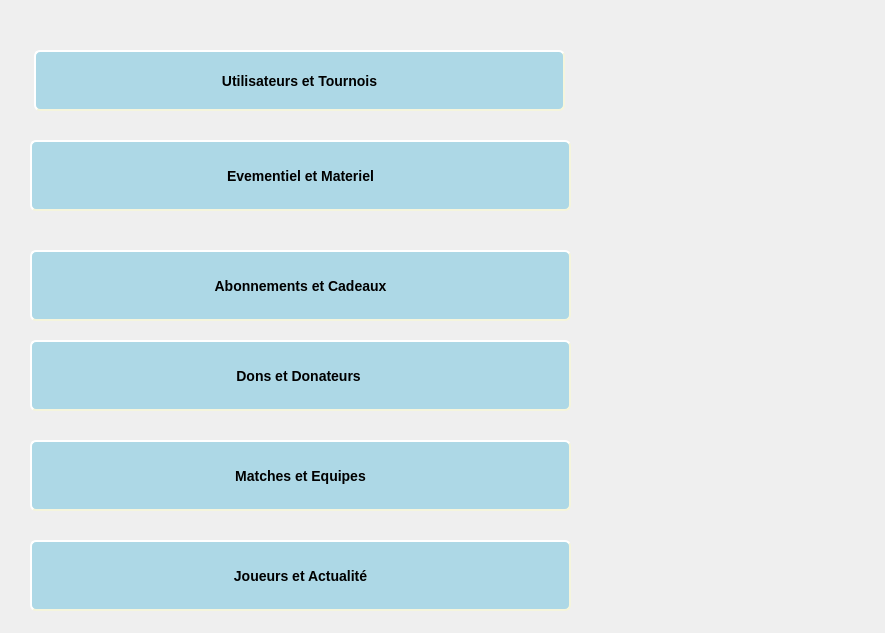
<?xml version="1.0" encoding="UTF-8"?>
<ui version="4.0">
 <class>menu</class>
 <widget class="QDialog" name="menu">
  <property name="geometry">
   <rect>
    <x>0</x>
    <y>0</y>
    <width>885</width>
    <height>633</height>
   </rect>
  </property>
  <property name="windowTitle">
   <string>Menu</string>
  </property>
  <widget class="QPushButton" name="pushButton_5">
   <property name="geometry">
    <rect>
     <x>30</x>
     <y>440</y>
     <width>541</width>
     <height>71</height>
    </rect>
   </property>
   <property name="styleSheet">
    <string notr="true">QPushButton#pushButton_5
 {
    background-color: lightblue;
    border-style: outset;
    border-width: 2px;
    border-radius: 6px;
    border-color: beige;
    font: bold 14px;
    min-width: 4em;
    padding: 6px;
}</string>
   </property>
   <property name="text">
    <string>Matches et Equipes</string>
   </property>
  </widget>
  <widget class="QLabel" name="topLevelLabel">
   <property name="geometry">
    <rect>
     <x>580</x>
     <y>340</y>
     <width>301</width>
     <height>281</height>
    </rect>
   </property>
   <property name="acceptDrops">
    <bool>true</bool>
   </property>
   <property name="frameShape">
    <enum>QFrame::NoFrame</enum>
   </property>
   <property name="frameShadow">
    <enum>QFrame::Plain</enum>
   </property>
   <property name="text">
    <string notr="true"/>
   </property>
   <property name="pixmap">
    <pixmap>../../logo.png</pixmap>
   </property>
   <property name="scaledContents">
    <bool>true</bool>
   </property>
   <property name="wordWrap">
    <bool>false</bool>
   </property>
  </widget>
  <widget class="QPushButton" name="pushButton">
   <property name="geometry">
    <rect>
     <x>30</x>
     <y>140</y>
     <width>541</width>
     <height>71</height>
    </rect>
   </property>
   <property name="styleSheet">
    <string notr="true">QPushButton#pushButton {
    background-color: lightblue;
    border-style: outset;
    border-width: 2px;
    border-radius: 6px;
    border-color: beige;
    font: bold 14px;
    min-width: 4em;
    padding: 6px;
}</string>
   </property>
   <property name="text">
    <string>Evementiel et Materiel</string>
   </property>
  </widget>
  <widget class="QPushButton" name="pushButton_4">
   <property name="geometry">
    <rect>
     <x>30</x>
     <y>540</y>
     <width>541</width>
     <height>71</height>
    </rect>
   </property>
   <property name="styleSheet">
    <string notr="true">QPushButton#pushButton_4

 {
    background-color: lightblue;
    border-style: outset;
    border-width: 2px;
    border-radius: 6px;
    border-color: beige;
    font: bold 14px;
    min-width: 4em;
    padding: 6px;
}</string>
   </property>
   <property name="text">
    <string>Joueurs et Actualité</string>
   </property>
  </widget>
  <widget class="QPushButton" name="pushButton_3">
   <property name="geometry">
    <rect>
     <x>30</x>
     <y>340</y>
     <width>541</width>
     <height>71</height>
    </rect>
   </property>
   <property name="styleSheet">
    <string notr="true">QPushButton#pushButton_3
 {
    background-color: lightblue;
    border-style: outset;
    border-width: 2px;
    border-radius: 6px;
    border-color: beige;
    font: bold 14px;
    min-width: 4em;
    padding: 6px;
}</string>
   </property>
   <property name="text">
    <string>Dons et Donateurs </string>
   </property>
  </widget>
  <widget class="QPushButton" name="pushButton_6">
   <property name="geometry">
    <rect>
     <x>30</x>
     <y>250</y>
     <width>541</width>
     <height>71</height>
    </rect>
   </property>
   <property name="styleSheet">
    <string notr="true">QPushButton#pushButton_6

 {
    background-color: lightblue;
    border-style: outset;
    border-width: 2px;
    border-radius: 6px;
    border-color: beige;
    font: bold 14px;
    min-width: 4em;
    padding: 6px;
}</string>
   </property>
   <property name="text">
    <string>Abonnements et Cadeaux</string>
   </property>
  </widget>
  <widget class="QPushButton" name="Utilisateurs_Tournois">
   <property name="geometry">
    <rect>
     <x>34</x>
     <y>50</y>
     <width>531</width>
     <height>61</height>
    </rect>
   </property>
   <property name="palette">
    <palette>
     <active>
      <colorrole role="Button">
       <brush brushstyle="SolidPattern">
        <color alpha="255">
         <red>173</red>
         <green>216</green>
         <blue>230</blue>
        </color>
       </brush>
      </colorrole>
      <colorrole role="Base">
       <brush brushstyle="SolidPattern">
        <color alpha="255">
         <red>173</red>
         <green>216</green>
         <blue>230</blue>
        </color>
       </brush>
      </colorrole>
      <colorrole role="Window">
       <brush brushstyle="SolidPattern">
        <color alpha="255">
         <red>173</red>
         <green>216</green>
         <blue>230</blue>
        </color>
       </brush>
      </colorrole>
     </active>
     <inactive>
      <colorrole role="Button">
       <brush brushstyle="SolidPattern">
        <color alpha="255">
         <red>173</red>
         <green>216</green>
         <blue>230</blue>
        </color>
       </brush>
      </colorrole>
      <colorrole role="Base">
       <brush brushstyle="SolidPattern">
        <color alpha="255">
         <red>173</red>
         <green>216</green>
         <blue>230</blue>
        </color>
       </brush>
      </colorrole>
      <colorrole role="Window">
       <brush brushstyle="SolidPattern">
        <color alpha="255">
         <red>173</red>
         <green>216</green>
         <blue>230</blue>
        </color>
       </brush>
      </colorrole>
     </inactive>
     <disabled>
      <colorrole role="Button">
       <brush brushstyle="SolidPattern">
        <color alpha="255">
         <red>173</red>
         <green>216</green>
         <blue>230</blue>
        </color>
       </brush>
      </colorrole>
      <colorrole role="Base">
       <brush brushstyle="SolidPattern">
        <color alpha="255">
         <red>173</red>
         <green>216</green>
         <blue>230</blue>
        </color>
       </brush>
      </colorrole>
      <colorrole role="Window">
       <brush brushstyle="SolidPattern">
        <color alpha="255">
         <red>173</red>
         <green>216</green>
         <blue>230</blue>
        </color>
       </brush>
      </colorrole>
     </disabled>
    </palette>
   </property>
   <property name="styleSheet">
    <string notr="true">#Utilisateurs_Tournois
 {
 background-color: lightblue;
    border-style: outset;
    border-width: 2px;
    border-radius: 6px;
    border-color: beige;
    font: bold 14px;
    min-width: 4em;
    padding: 6px;
}</string>
   </property>
   <property name="text">
    <string>Utilisateurs et Tournois</string>
   </property>
  </widget>
 </widget>
 <resources/>
 <connections/>
</ui>
